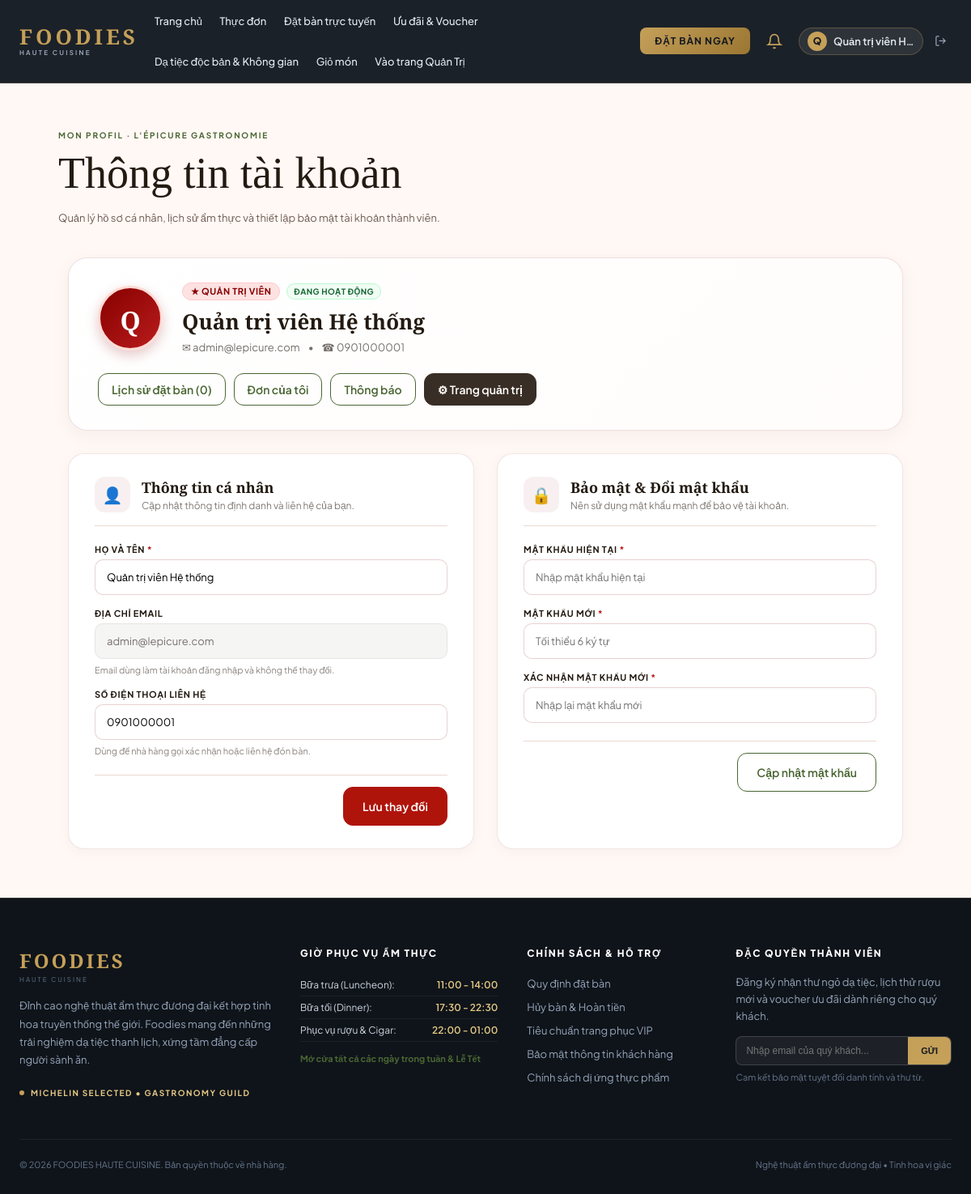
/account (signed in), run on the app's committed database.
### tables this page shows
CREATE TABLE `users` (
  `id` bigint PRIMARY KEY AUTO_INCREMENT,
  `role_id` bigint NOT NULL,
  `name` varchar(150) NOT NULL,
  `email` varchar(150) UNIQUE NOT NULL,
  `password` varchar(255) NOT NULL,
  `phone` varchar(20),
  `avatar` varchar(255),
  `status` varchar(20) NOT NULL DEFAULT 'active' COMMENT 'active | inactive',
  `created_at` datetime NOT NULL DEFAULT CURRENT_TIMESTAMP,
  `updated_at` datetime NOT NULL DEFAULT CURRENT_TIMESTAMP ON UPDATE CURRENT_TIMESTAMP,
  FOREIGN KEY (`role_id`) REFERENCES `roles` (`id`)
);

CREATE TABLE `roles` (
  `id` bigint PRIMARY KEY AUTO_INCREMENT,
  `name` ENUM ('admin', 'staff', 'kitchen', 'customer') UNIQUE NOT NULL,
  `description` varchar(255),
  `created_at` datetime NOT NULL DEFAULT CURRENT_TIMESTAMP,
  `updated_at` datetime NOT NULL DEFAULT CURRENT_TIMESTAMP ON UPDATE CURRENT_TIMESTAMP
);

### app/Views/account/index.php (the view, shortened to what the rows shown need)
<?php
$roleLabels = [
    'admin' => 'Quản trị viên',
    'staff' => 'Nhân viên phục vụ',
    'kitchen' => 'Nhân viên bếp',
    'customer' => 'Thực khách thân thiết',
];
$bookingCount = is_countable($bookings ?? null) ? count($bookings) : 0;
?>
<section class="page-heading">
    <p class="eyebrow">MON PROFIL · L'ÉPICURE GASTRONOMIE</p>
    <h1>Thông tin tài khoản</h1>
    <p class="muted">Quản lý hồ sơ cá nhân, lịch sử ẩm thực và thiết lập bảo mật tài khoản thành viên.</p>
</section>
<section class="account-shell">
    <div class="account-hero-card">
        <div class="account-hero-left">
            <div class="account-avatar">
                <?php if (!empty($currentUser['avatar'])): ?>
                    <img src="<?= View::escape($currentUser['avatar']) ?>" alt="<?= View::escape($currentUser['name']) ?>">
                <?php else: ?>
                    <span><?= mb_strtoupper(mb_substr($currentUser['name'], 0, 1)) ?></span>
                <?php endif; ?>
            </div>
            <div class="account-hero-info">
                <div class="account-badge-wrap">
                    <span class="badge-role badge-role-<?= View::escape($currentUser['role']) ?>">
                        ★ <?= View::escape($roleLabels[$currentUser['role']] ?? $currentUser['role']) ?>
                    </span>
                    <span class="account-status-pill">Đang hoạt động</span>
                </div>
                <h2 class="account-display-name"><?= View::escape($currentUser['name']) ?></h2>
                <div class="account-contact-info">
                    <span>✉ <?= View::escape($currentUser['email'] ?? '') ?></span>
                    <span>•</span>
                    <span>☎ <?= View::escape(!empty($currentUser['phone']) ? $currentUser['phone'] : 'Chưa cập nhật SĐT') ?></span>
                </div>
            </div>
        </div>
        <div class="account-hero-actions">
            <a class="button button-small button-outline" href="/account/bookings">
                <span>Lịch sử đặt bàn (<?= (int) $bookingCount ?>)</span>
            </a>
            <a class="button button-small button-outline" href="/account/orders">
                <span>Đơn của tôi</span>
            </a>
            <a class="button button-small button-outline" href="/account/notifications">
                <span>Thông báo</span>
            </a>
            <?php if (in_array($currentUser['role'], ['admin', 'staff'], true)): ?>
                <a class="button button-small button-admin" href="/tables">
                    <span>⚙ Trang quản trị</span>
                </a>
            <?php endif; ?>
        </div>
    </div>
    <div class="account-forms-grid">
        <article class="account-card">
            <div class="account-card-header">
                <div class="card-header-icon">👤</div>
                <div>
                    <h2>Thông tin cá nhân</h2>
                    <p class="card-subtitle">Cập nhật thông tin định danh và liên hệ của bạn.</p>
                </div>
            </div>
            <form action="/account/profile" method="post" class="account-form">
                <div class="form-group">
                    <label for="profile-name">Họ và tên <span class="required">*</span></label>
                    <input id="profile-name" type="text" name="name" value="<?= View::escape($currentUser['name']) ?>" required maxlength="150" placeholder="Họ và tên của bạn">
                </div>
                <div class="form-group">
                    <label for="profile-email">Địa chỉ Email</label>
                    <input id="profile-email" type="email" value="<?= View::escape($currentUser['email']) ?>" disabled class="input-disabled">
                    <small class="form-hint">Email dùng làm tài khoản đăng nhập và không thể thay đổi.</small>
                </div>
                <div class="form-group">
                    <label for="profile-phone">Số điện thoại liên hệ</label>
                    <input id="profile-phone" type="tel" name="phone" value="<?= View::escape($currentUser['phone'] ?? '') ?>" placeholder="Ví dụ: 0901234567" maxlength="20">
                    <small class="form-hint">Dùng để nhà hàng gọi xác nhận hoặc liên hệ đón bàn.</small>
                </div>
                <div class="form-actions">
                    <button type="submit" class="button">Lưu thay đổi</button>
                </div>
            </form>
        </article>
        <article class="account-card">
            <div class="account-card-header">
                <div class="card-header-icon">🔒</div>
                <div>
                    <h2>Bảo mật &amp; Đổi mật khẩu</h2>
                    <p class="card-subtitle">Nên sử dụng mật khẩu mạnh để bảo vệ tài khoản.</p>
                </div>
            </div>
            <form action="/account/password" method="post" class="account-form">
                <div class="form-group">
                    <label for="old-password">Mật khẩu hiện tại <span class="required">*</span></label>
                    <input id="old-password" type="password" name="old_password" required placeholder="Nhập mật khẩu hiện tại">
                </div>
                <div class="form-group">
                    <label for="new-password">Mật khẩu mới <span class="required">*</span></label>
                    <input id="new-password" type="password" name="new_password" minlength="6" required placeholder="Tối thiểu 6 ký tự">
                </div>
                <div class="form-group">
                    <label for="confirm-password">Xác nhận mật khẩu mới <span class="required">*</span></label>
                    <input id="confirm-password" type="password" name="confirm_password" minlength="6" required placeholder="Nhập lại mật khẩu mới">
                </div>
                <div class="form-actions">
                    <button type="submit" class="button button-outline">Cập nhật mật khẩu</button>
                </div>
            </form>
        </article>
    </div>
</section>

### app/Core/Router.php (shortened to what the rows shown need)
<?php
final class Router
{
    private array $routes = [];
    public function dispatch(string $method, string $uri): void
    {
        $path = parse_url($uri, PHP_URL_PATH);
        $path = is_string($path) && $path !== '/' ? rtrim($path, '/') : '/';
        foreach ($this->routes as $route) {
            $parameters = $this->match($route['path'], $path);
            if ($parameters === null) {
                continue;
            }
            [$controllerClass, $controllerMethod] = $route['action'];
            $controller = new $controllerClass();
            $controller->{$controllerMethod}(...array_values($parameters));
            return;
        }
    }
    private function add(string $method, string $path, array $action): void
    {
        $this->routes[] = [
            'method' => $method,
            'path' => $path,
            'action' => $action,
        ];
    }
    private function match(string $routePath, string $requestPath): ?array
    {
        $pattern = '';
        $parameters = [];
        $parts = preg_split('/(\{[a-zA-Z][a-zA-Z0-9_]*\})/', $routePath, -1, PREG_SPLIT_DELIM_CAPTURE);
        foreach ($parts as $part) {
            $pattern .= preg_quote($part, '~');
        }
        if (preg_match('~\A' . $pattern . '\z~u', $requestPath, $matches) !== 1) {
            return null;
        }
        $values = array_slice($matches, 1);
        return array_combine($parameters, $values) ?: [];
    }
}

### app/Views/layouts/guest.php (shortened to what the rows shown need)
<!doctype html>
<html lang="vi">
<head>
    <link rel="stylesheet" href="/assets/css/app.css?v=<?= is_file(dirname(__DIR__, 3) . '/public/assets/css/app.css') ? filemtime(dirname(__DIR__, 3) . '/public/assets/css/app.css') : '1' ?>">
    <link rel="stylesheet" href="/assets/css/status-pages.css?v=<?= is_file(dirname(__DIR__, 3) . '/public/assets/css/status-pages.css') ? filemtime(dirname(__DIR__, 3) . '/public/assets/css/status-pages.css') : '1' ?>">
</head>
<body class="site-body">
    <header class="site-header-new">
        <div class="header-container">
            <a class="brand-new" href="/" aria-label="FOODIES - Haute Cuisine">
                <span class="brand-mark-new">FOODIES</span>
                <span class="brand-caption-new">HAUTE CUISINE</span>
            </a>
            <?php $isStaffUser = ($currentUser['role'] ?? '') === 'staff'; ?>
            <?php if (!$isStaffUser): ?>
            <nav class="header-nav-new" aria-label="Điều hướng chính">
                <a href="/" class="nav-link <?= ($_SERVER['REQUEST_URI'] ?? '') === '/' ? 'is-active' : '' ?>">Trang chủ</a>
                <a href="/menu" class="nav-link">Thực đơn</a>
                <a href="/bookings/new" class="nav-link">Đặt bàn trực tuyến</a>
                <a href="/#combos-setup" class="nav-link">Ưu đãi & Voucher</a>
                <a href="/#combos-setup" class="nav-link">Dạ tiệc độc bản & Không gian</a>
                <a href="/cart" class="nav-link">Giỏ món</a>
                <?php if (($currentUser['role'] ?? '') === 'customer'): ?>
                    <a href="/account/bookings" class="nav-link">Lịch sử đặt bàn</a>
                <?php elseif (($currentUser['role'] ?? '') === 'admin'): ?>
                    <a href="/admin/dashboard" class="nav-link font-bold text-gold">Vào trang Quản Trị</a>
                <?php elseif (($currentUser['role'] ?? '') === 'kitchen'): ?>
                    <a href="/kitchen" class="nav-link">Màn hình Bếp</a>
                <?php endif; ?>
            </nav>
            <?php endif; ?>
            <div class="header-actions-new">
                <?php if ($isStaffUser): ?>
                    <a href="/staff/pos" class="btn-book-now">
                        <span>VÀO POS PHỤC VỤ</span>
                    </a>
                    <span class="staff-header-id">ID: #ST-<?= sprintf('%04d', (int) ($currentUser['id'] ?? 1)) ?></span>
                <?php else: ?>
                    <a href="/bookings/new" class="btn-book-now">
                        <span>ĐẶT BÀN NGAY</span>
                    </a>
                <?php endif; ?>
                <?php if (!empty($currentUser)): ?>
                    <?php if (!$isStaffUser): ?>
                    <a href="/account/notifications" class="relative p-2 text-gold hover:text-white transition flex items-center" title="Thông báo của tôi">
                        <svg width="20" height="20" viewBox="0 0 24 24" fill="none" stroke="currentColor" stroke-width="2"><path d="M18 8A6 6 0 0 0 6 8c0 7-3 9-3 9h18s-3-2-3-9"></path><path d="M13.73 21a2 2 0 0 1-3.46 0"></path></svg>
                    </a>
                    <?php endif; ?>
                    <div class="user-dropdown-wrap">
                        <a href="/account" class="btn-user-profile" title="Tài khoản">
                            <span class="user-initial"><?= mb_substr(\App\Core\View::escape($currentUser['name'] ?? 'U'), 0, 1) ?></span>
                            <span class="user-name-short"><?= \App\Core\View::escape($currentUser['name'] ?? 'Khách') ?></span>
                        </a>
                        <form action="/logout" method="post" class="inline-logout-form">
                            <button type="submit" class="btn-logout" title="Đăng xuất">
                                <svg width="15" height="15" viewBox="0 0 24 24" fill="none" stroke="currentColor" stroke-width="2"><path d="M9 21H5a2 2 0 0 1-2-2V5a2 2 0 0 1 2-2h4"/><polyline points="16 17 21 12 16 7"/><line x1="21" y1="12" x2="9" y2="12"/></svg>
                            </button>
                        </form>
                    </div>
                <?php else: ?>
                    <a href="/login" class="btn-login-link">Đăng nhập</a>
                <?php endif; ?>
            </div>
        </div>
    </header>
    <main class="site-main-content">
        <?= $content ?>
    </main>
    <footer class="site-footer-rich">
        <div class="footer-container">
            <div class="footer-grid">
                <div class="footer-col footer-col-brand">
                    <div class="footer-brand">
                        <span class="footer-brand-title">FOODIES</span>
                        <span class="footer-brand-sub">HAUTE CUISINE</span>
                    </div>
                    <p class="footer-desc">
                        Đỉnh cao nghệ thuật ẩm thực đương đại kết hợp tinh hoa truyền thống thế giới. Foodies mang đến những trải nghiệm dạ tiệc thanh lịch, xứng tầm đẳng cấp người sành ăn.
                    </p>
                    <div class="footer-badge">
                        <span class="footer-badge-dot"></span>
                        <span>MICHELIN SELECTED &bull; GASTRONOMY GUILD</span>
                    </div>
                </div>
                <div class="footer-col">
                    <h4 class="footer-heading">GIỜ PHỤC VỤ ẨM THỰC</h4>
                    <ul class="footer-hours-list">
                        <li>
                            <span class="fh-label">Bữa trưa (Luncheon):</span>
                            <span class="fh-time">11:00 - 14:00</span>
                        </li>
                        <li>
                            <span class="fh-label">Bữa tối (Dinner):</span>
                            <span class="fh-time">17:30 - 22:30</span>
                        </li>
                        <li>
                            <span class="fh-label">Phục vụ rượu & Cigar:</span>
                            <span class="fh-time">22:00 - 01:00</span>
                        </li>
                    </ul>
                    <div class="footer-booking-note">
                        <strong>Mở cửa tất cả các ngày trong tuần & Lễ Tết</strong>
                    </div>
                </div>
                <div class="footer-col">
                    <h4 class="footer-heading">CHÍNH SÁCH & HỖ TRỢ</h4>
                    <ul class="footer-links-list">
                        <li><a href="/bookings/new">Quy định đặt bàn</a></li>
                        <li><a href="/#combos-setup">Hủy bàn & Hoàn tiền</a></li>
                        <li><a href="/#combos-setup">Tiêu chuẩn trang phục VIP</a></li>
                        <li><a href="/">Bảo mật thông tin khách hàng</a></li>
                        <li><a href="/menu">Chính sách dị ứng thực phẩm</a></li>
                    </ul>
                </div>
                <div class="footer-col">
                    <h4 class="footer-heading">ĐẶC QUYỀN THÀNH VIÊN</h4>
                    <p class="footer-sub-text">
                        Đăng ký nhận thư ngỏ dạ tiệc, lịch thử rượu mới và voucher ưu đãi dành riêng cho quý khách.
                    </p>
                    <form class="footer-newsletter-form" onsubmit="event.preventDefault(); alert('Cảm ơn quý khách đã đăng ký nhận bản tin đặc quyền!');">
                        <div class="fn-input-wrap">
                            <input type="email" placeholder="Nhập email của quý khách..." required>
                            <button type="submit">GỬI</button>
                        </div>
                    </form>
                    <span class="footer-newsletter-note">Cam kết bảo mật tuyệt đối danh tính và thư từ.</span>
                </div>
            </div>
            <div class="footer-bottom-bar">
                <span>&copy; <?= date('Y') ?> FOODIES HAUTE CUISINE. Bản quyền thuộc về nhà hàng.</span>
                <span>Nghệ thuật ẩm thực đương đại &bull; Tinh hoa vị giác</span>
            </div>
        </div>
    </footer>
</body>
</html>

### data on the page
users: name "Q", name "Quản trị viên H…", role.name "QUẢN TRỊ VIÊN", name "Quản trị viên Hệ thống", email "admin@lepicure.com", phone "0901000001", bookingCount "0"
